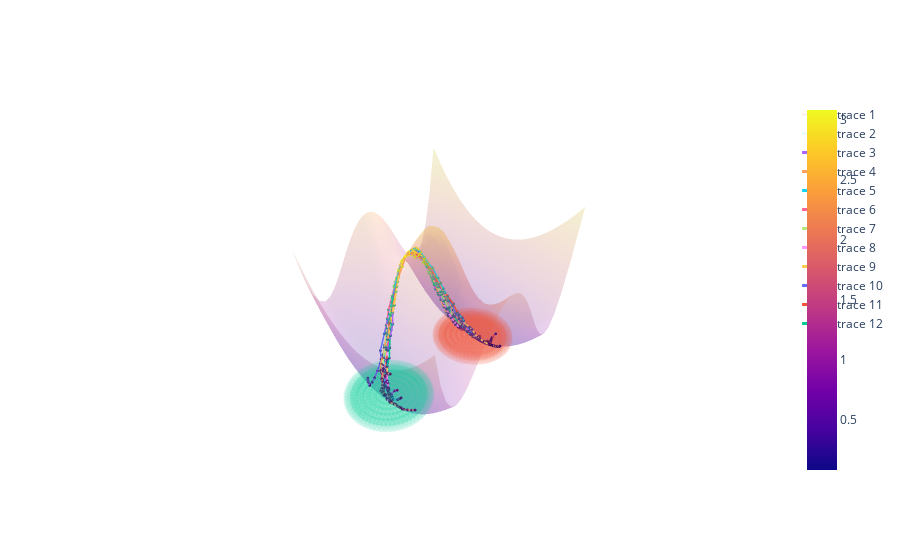

Source (notebook cell):
### Code cell
feature_x = np.arange(-1.5, 1.5, 0.1)
feature_y = np.arange(-1.5, 1.5, 0.1)
x, y = np.meshgrid(feature_x, feature_y)

delta = 0.35
fac = 1
z = (5/2.0)*(x**2-1)**2+y**2 +  fac*np.exp(-(  x**2 +y**2)/delta)/delta
 
theta = np.linspace(0, 2*np.pi, 100)

r = 2
n = [1, 10, 20, 30, 40, 50, 60]
r = [0.0, 0.1, 0.2, 0.3, 0.4, 0.5, 0.6]
x1 = np.concatenate(circle_points(r, n,center=-1))
x2 = np.concatenate(circle_points(r, n,center=1))

layout = Layout(
    paper_bgcolor='rgba(0,0,0,0)',
    plot_bgcolor='rgba(0,0,0,0)'
)

plot_list = [go.Surface(x=x,y=y,z=z/2,opacity=0.2),
             go.Scatter3d(x=x1[:,0],y=x1[:,1],z=[0.1]*x1.shape[0],opacity=0.1,text=["π0"],marker=dict(size=5)),
             go.Scatter3d(x=x2[:,0],y=x2[:,1],z=[0.1]*x1.shape[0],opacity=0.1,text=["π1"],marker=dict(size=5))
            ]
for i in range(10):
    tmp = result[-1][1][i,:,:]
    x_s = tmp[:,0]
    y_s = tmp[:,1]
    z_s = (5/2.0)*(x_s**2-1)**2+y_s**2 +  fac*np.exp(-(  x_s**2 +y_s**2)/delta)/delta
    plot_list.append(go.Scatter3d(x=x_s, y=y_s, z=z_s/2,
                            marker=dict(
                                size=1,
                                color=z_s/2,
                                colorscale='Viridis',
                            ),line=dict(
                                
                                width=3
                    )))

fig = go.Figure(data=plot_list, layout=layout)
#fig.update_zaxes(type="log")
fig.update_layout(
    scene = dict(
        xaxis = dict(showgrid=False,visible= False), #
                     yaxis = dict(showgrid=False,visible= False),
                     zaxis = dict(showgrid=False,visible= False))) 


#fig.update_layout(

#    autosize=False,
#    width=800,
#    height=300,
#)
fig.show()
